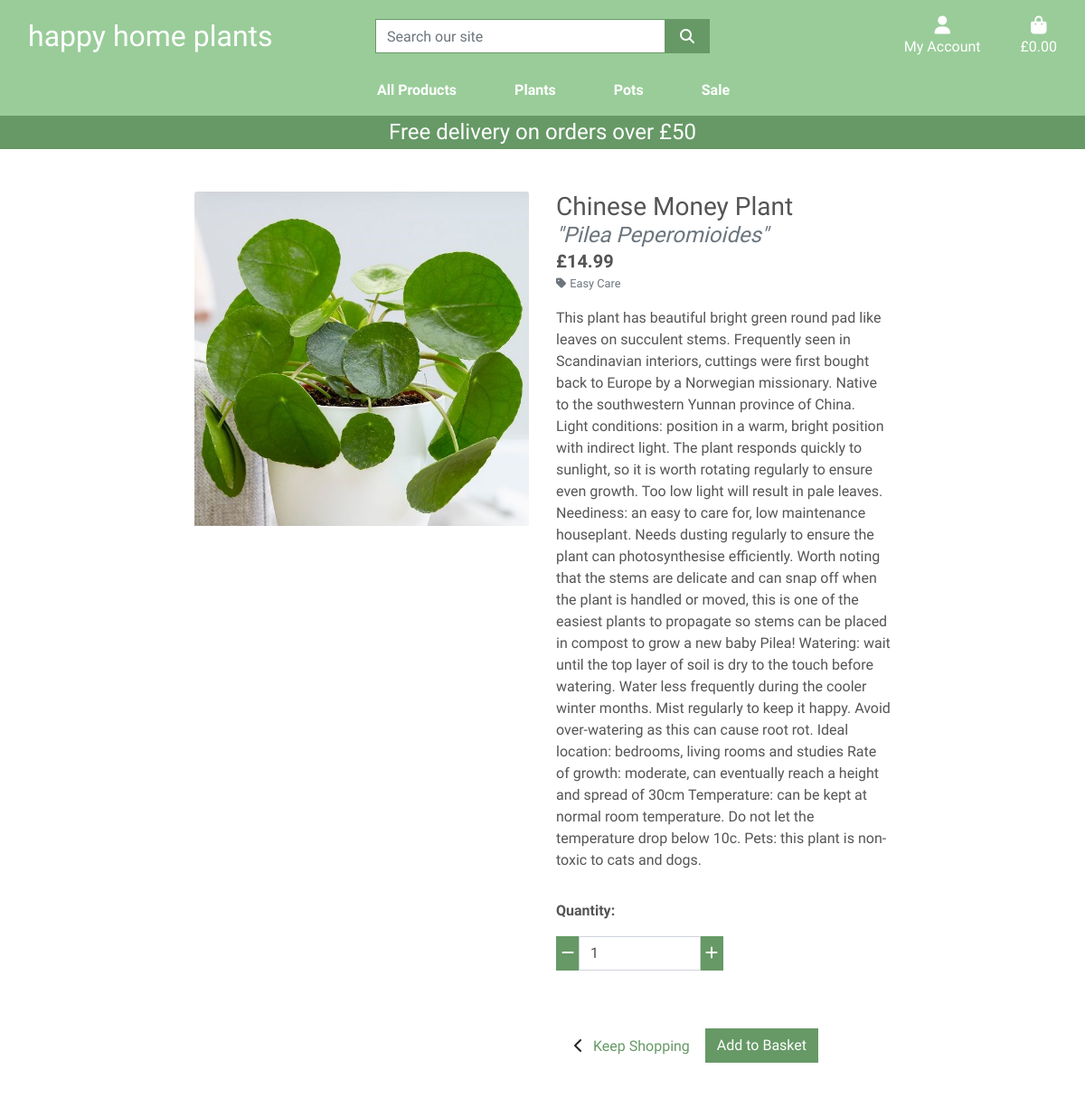
/products/11, run on the app's committed database.
### products/models.py (models this page shows, shortened)
class Product(models.Model):
    category = models.ForeignKey(
        'Category', null=True, blank=True, on_delete=models.SET_NULL)
    name = models.CharField(max_length=254)
    friendly_name = models.CharField(max_length=254, null=True, blank=True)
    alternate_name = models.CharField(max_length=254, blank=True)
    price = models.DecimalField(max_digits=6, decimal_places=2)
    description = models.TextField()
    image = models.ImageField(null=True, blank=True)
    image_url = models.URLField(max_length=1024, null=True, blank=True)
    height = models.CharField(max_length=4, null=True, blank=True)

class Category(models.Model):
    class Meta:
        verbose_name_plural = "Categories"
    name = models.CharField(max_length=254)
    friendly_name = models.CharField(max_length=254, null=True, blank=True)

### products/views.py (the view)
# urls.py: path('<product_id>', views.product_detail, name='product_detail')
def product_detail(request, product_id):
    product = get_object_or_404(Product, pk=product_id)
    context = {
        'product': product,
    }
    return render(request, 'products/product_detail.html', context)

### basket/contexts.py (called while the page is built, shortened)
def basket_contents(request):
    basket_items = []
    total = 0
    product_count = 0
    basket = request.session.get('basket', {})
    if total < settings.FREE_DELIVERY_THRESHOLD:
        delivery = total * Decimal(settings.STANDARD_DELIVERY_PERCENTAGE / 100)
        free_delivery_delta = settings.FREE_DELIVERY_THRESHOLD - total
    else:
        delivery = 0
        free_delivery_delta = 0
    grand_total = delivery + total
    context = {
        'basket_items': basket_items,
        'total': total,
        'product_count': product_count,
        'delivery': delivery,
        'free_delivery_delta': free_delivery_delta,
        'free_delivery_threshold': settings.FREE_DELIVERY_THRESHOLD,
        'grand_total': grand_total,
    }
    return context

### products/templates/products/product_detail.html (shortened to what this page needs)
{% extends "base.html" %}
{% load static %}
{% block page_header %}
    <div class="container header-container">
    </div>
{% endblock %}
{% block content %}
    <div class="overlay"></div>
    <div class="container-fluid">
       <div class="row">
           <div class="col-12 col-md-6 col-lg-4 offset-lg-2">
               <div class="image-container my-5">
                   {% if product.image %}
                        <a href="{{ product.image.url }}" target="_blank">
                            <img src="{{ product.image.url }}" alt="{{ product.name }}" class="card-img-top img-fluid">
                        </a>
                    {% else %}
                        <a href="">
                            <img src="{{ MEDIA_URL }}noimage.png" alt="{{ product.name }}" class="card-img-top img-fluid">
                        </a>
                    {% endif %}
               </div>
           </div>
           <div class="col-12 col-md-6 col-lg-4">
               <div class="product-details-container mb-5 mt-md-5 text-left">
                   <h3 class="mb-0">{{ product.friendly_name }}</h3>
                   {% if product.alternate_name %}
                   <h4 class="mb-0 text-muted"><i>"{{ product.alternate_name }}"</i></h4>
                   {% endif %}
                   <p class="lead mb-0 text-left font-weight-bold">£{{ product.price }}</p>
                    {% if product.category %}
                        <p class="small nt-1 mb-0">
                            <a href="{% url 'products' %}?category={{ product.category.name }}" class="text-muted">
                                <i class="fas fa-tag mr-1"></i>{{ product.category.friendly_name }}
                            </a>
                        </p>
                    {% endif %}
                   <p class="mt-3">{{ product.description }}</p>
                   <form class="form" action="{% url 'add_to_basket' product.id %}" method="POST">
                        <div class="form-row">
                            <div class="col-12">
                                <p class="mt-3 text-left"><strong>Quantity:</strong></p>
                                <div class="form-group w-50">
                                    <div class="input-group">
                                        <div class="input-group-prepend">
                                            <button class="decrement-qty b-darkgreen text-white rounded-0 border-0"
                                            data-item_id="{{ product.id }}" id="decrement-qty_{{ product.id }}">
                                                <i class="fas fa-minus"></i>
                                            </button>
                                        </div>
                                        <input class="form-control qty_input align-right" type="number"
                                        name="quantity" value="1" min="1" max="99"
                                        data-item_id="{{ product.id }}" id="id_qty_{{ product.id }}">
                                        <div class="input-group-append">
                                            <button class="increment-qty b-darkgreen text-white rounded-0 border-0"
                                            data-item_id="{{ product.id }}" id="increment-qty_{{ product.id }}">
                                                <i class="fas fa-plus"></i>
                                            </button>
                                        </div>
                                    </div>
                                </div>
                            </div>
                            <div class="col">
                                <a href="{% url 'products' %}" class="btn btn-outline-black rounded-0 mt-5">
                                    <span class="icon">
                                        <i class="fas fa-chevron-left"></i>
                                    </span>
                                    <span class="text-darkgreen text-left">Keep Shopping</span>
                                </a>
                                <input type="submit" class="btn btn-green rounded-0 text-darkgreen mt-5" value="Add to Basket">
                            </div>
                        </div>
                    </form>
               </div>
           </div>
       </div>
{% endblock %}

### static/css/base.css (style rules this page uses)
html { height: 100%; }
body { background: url('/media/background-image-happy-home-plants.jpeg') no-repeat center center fixed; background-size: cover; height: calc(100vh - 164px); color: #555; font-family: 'Didact Gothic', sans-serif; }
.b-darkgreen { background-color: #669966; }
.text-darkgreen { color: #669966; }
.overlay { height: 100%; width: 100%; top: 0; left: 0; position: fixed; background: white; z-index: -1; }
.icon { align-items: center; display: inline-flex; justify-content: center; height: 1.5rem; width: 1.5rem; }
.btn-green { background: #669966; color: white; }
.align-right { float: right; }
@media (min-width: 1200px) { .container { max-width: 80%; } }
@media (min-width: 992px) { .header-container { padding-top: 164px; } }

### data on the page
Product: image (picture), friendly_name "Chinese Money Plant", alternate_name "Pilea Peperomioides", price "14.99", category.friendly_name "Easy Care", description "This plant has beautiful bright green round pad like leaves on succulent stems. Frequently seen in Scandinavian interiors, cuttings were first bought back to Europe by a Norwegian missionary. Native to the southwestern Yunnan province of China. Light conditions: position in a warm, bright position with indirect light. The plant responds quickly to sunlight, so it is worth rotating regularly to ensure even growth. Too low light will result in pale leaves. Neediness: an easy to care for, low maintenance houseplant. Needs dusting regularly to ensure the plant can photosynthesise efficiently. Worth noting that the stems are delicate and can snap off when the plant is handled or moved, this is…"

### other printed values
{{ free_delivery_threshold }} "50"
